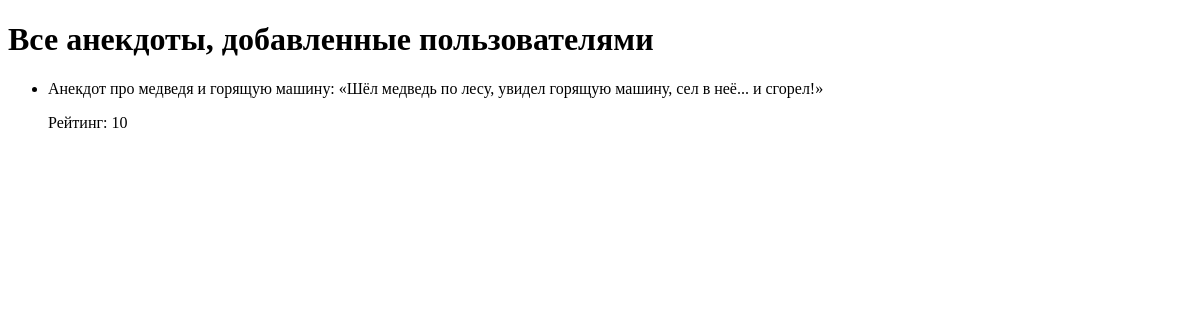
Before: /jokes/ with the older database file.
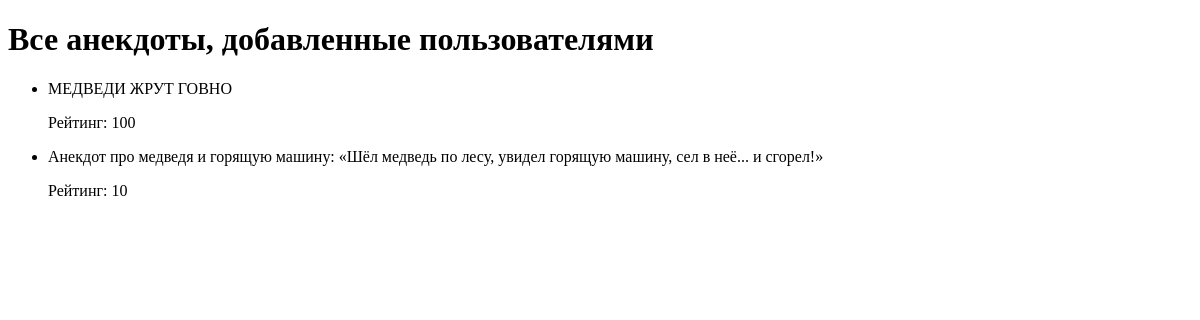
After: the same page with the newer database file.
### jokes/models.py (models this page shows, shortened)
class Content(models.Model):
    CONTENT_TYPES = (
        ('joke', 'Joke'),  # Исправлено добавление запятой и закрывающей скобки
        ('image', 'Image'),
    )
    content_type = models.CharField(max_length=10, choices=CONTENT_TYPES)
    theme = models.ForeignKey(Theme, on_delete=models.CASCADE)
    text = models.TextField(blank=True, null=True)
    image = models.ImageField(upload_to='images/', blank=True, null=True)
    rating = models.IntegerField(default=0)

### main/views.py (the view)
# urls.py: path('jokes/', views.user_jokes_list, name='user_jokes_list'),  # Новый маршрут для списка анекдотов
def user_jokes_list(request):
    jokes = Content.objects.filter(content_type='joke').order_by('-id')
    return render(request, 'main/user_jokes_list.html', {'jokes': jokes})

### main/templates/main/user_jokes_list.html (shortened to what this page needs)
<!DOCTYPE html>
<html>
<head>
</head>
<body>
    <h1>Все анекдоты, добавленные пользователями</h1>
    <ul>
        {% for joke in jokes %}
            <li>
                {{ joke.text }}
                <p>Рейтинг: {{ joke.rating }}</p>
            </li>
        {% endfor %}
    </ul>
</body>
</html>

Changed rows visible on the page:
added Content: text "МЕДВЕДИ ЖРУТ ГОВНО", rating "100"
